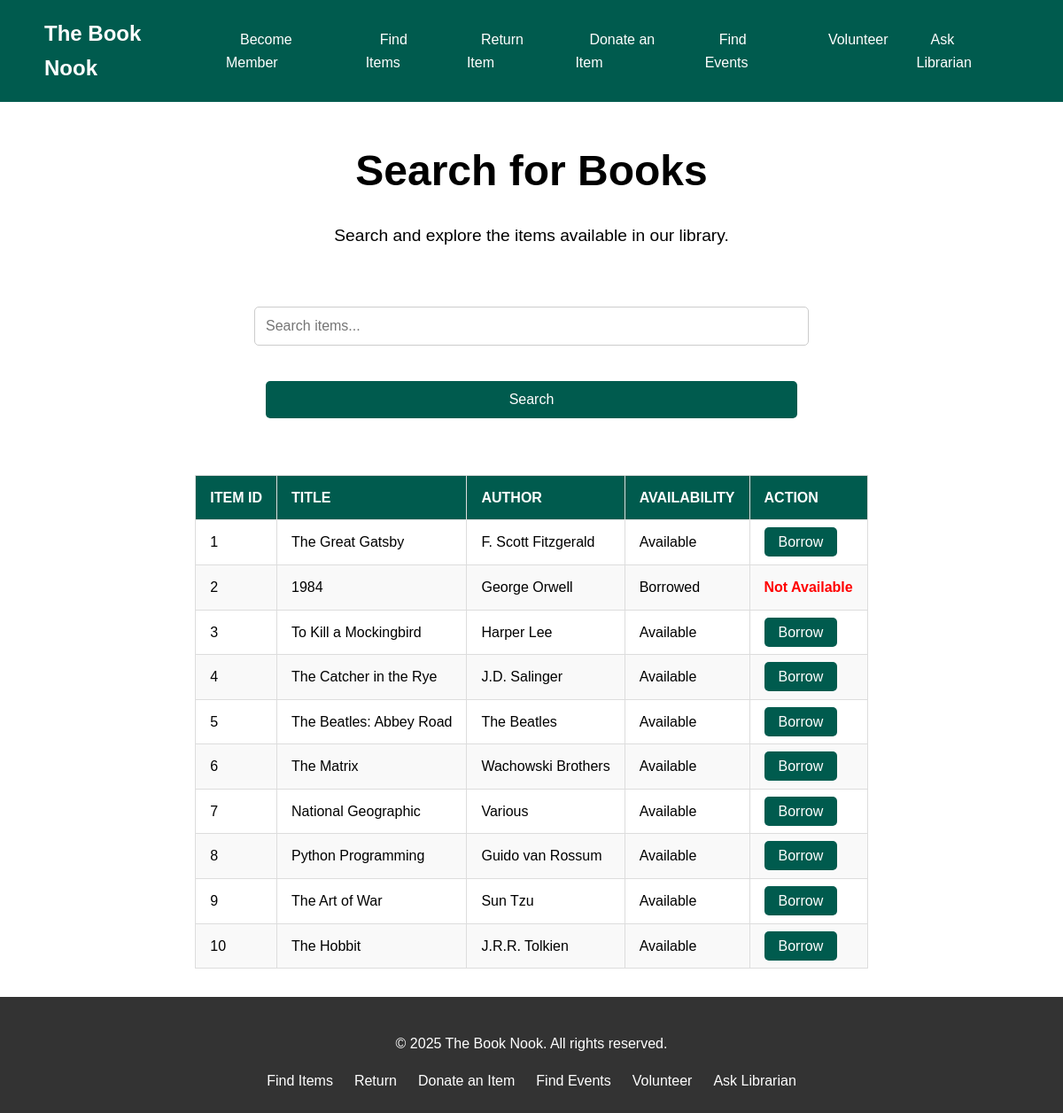
/items, run on the app's committed database.
### tables this page shows
CREATE TABLE library_items (
            item_id INTEGER PRIMARY KEY AUTOINCREMENT,
            title TEXT,
            author TEXT,
            item_type TEXT,
            format TEXT,
            genre TEXT,
            published_date TEXT,
            availability TEXT DEFAULT 'Available',
            is_future_item BOOLEAN DEFAULT 0,
            restriction INTEGER DEFAULT 0
        );

### app.py (the view)
@app.route('/items')
def list_items():
    search_query = request.args.get('q', '')
    conn = get_db_connection()
    c = conn.cursor()
    if search_query:
        c.execute(
            """
            SELECT * FROM library_items
            WHERE title LIKE ? OR author LIKE ?
            """,
            (f'%{search_query}%', f'%{search_query}%')
        )
    else:
        c.execute("SELECT * FROM library_items")
    items = c.fetchall()
    conn.close()
    return render_template('items.html', items=items, search_query=search_query)

### app.py (called while the page is built)
def get_db_connection():
    conn = sqlite3.connect(DATABASE)
    conn.row_factory = sqlite3.Row
    return conn

### templates/items.html
{% extends "base.html" %} {% block content %}
<section class="hero">
  <div class="container">
    <h1>Search for Books</h1>
    <p>Search and explore the items available in our library.</p>
  </div>
  <section class="messages">
    <div class="container">
      <form
        method="get"
        action="{{ url_for('list_items') }}"
        class="form-container"
      >
        <input
          type="text"
          name="q"
          placeholder="Search items..."
          value="{{ search_query }}"
          class="search-input"
        />
        <button type="submit" class="btn">Search</button>
      </form>
    </div>
  </section>
  <section class="items">
    <div class="container">
      <table class="styled-table">
        <thead>
          <tr>
            <th>Item ID</th>
            <th>Title</th>
            <th>Author</th>
            <th>Availability</th>
            <th>Action</th>
          </tr>
        </thead>
        <tbody>
          {% for item in items %}
          <tr>
            <td>{{ item.item_id }}</td>
            <td>{{ item.title }}</td>
            <td>{{ item.author }}</td>
            <td>{{ item.availability }}</td>
            <td>
              {% if item.availability == 'Available' %}
              <a
                href="{{ url_for('borrow_item', item_id=item.item_id) }}"
                class="btn"
                >Borrow</a
              >
              {% else %}
              <span class="not-available">Not Available</span>
              {% endif %}
            </td>
          </tr>
          {% endfor %}
        </tbody>
      </table>
    </div>
  </section>
</section>
{% endblock %}

### templates/base.html (shortened to what this page needs)
<!DOCTYPE html>
<html lang="en">
  <head>
    <link
      rel="stylesheet"
      href="{{ url_for('static', filename='styles.css') }}"
    />
    <link
      href="https://cdnjs.cloudflare.com/ajax/libs/font-awesome/6.0.0-beta3/css/all.min.css"
      rel="stylesheet"
    />
  </head>
  <body>
    <header>
      <nav class="navbar">
        <div class="container">
          <a href="{{ url_for('index')}}" class="logo">The Book Nook</a>
          <ul class="nav-links">
            <li>
              <a href="{{ url_for('add_customer') }}">Become Member</a>
            </li>
            <li><a href="{{ url_for('list_items') }}">Find Items</a></li>
            <li>
              <a href="{{ url_for('return_item') }}">Return Item</a>
            </li>
            <li><a href="{{ url_for('donate_item') }}">Donate an Item</a></li>
            <li><a href="{{ url_for('list_events') }}">Find Events</a></li>
            <li><a href="{{ url_for('volunteer') }}">Volunteer</a></li>
            <li><a href="{{ url_for('ask_librarian') }}">Ask Librarian</a></li>
          </ul>
        </div>
      </nav>
    </header>
    <main>{% block content %}{% endblock %}</main>
    <footer>
      <div class="container">
        <p>&copy; 2025 The Book Nook. All rights reserved.</p>
        <ul class="footer-links">
          <li><a href="{{ url_for('list_items') }}">Find Items</a></li>
          <li>
            <a href="{{ url_for('return_item') }}">Return</a>
          </li>
          <li><a href="{{ url_for('donate_item') }}">Donate an Item</a></li>
          <li><a href="{{ url_for('list_events') }}">Find Events</a></li>
          <li><a href="{{ url_for('volunteer') }}">Volunteer</a></li>
          <li><a href="{{ url_for('ask_librarian') }}">Ask Librarian</a></li>
        </ul>
      </div>
    </footer>
  </body>
</html>

### static/styles.css (style rules this page uses)
body { font-family: Arial, sans-serif; margin: 0; padding: 0; line-height: 1.6; }
header { background: #005b4e; color: #fff; padding: 1rem 0; }
.navbar .container { display: flex; justify-content: space-between; align-items: center; margin: 0 50px; }
.navbar .logo { font-size: 1.5rem; font-weight: bold; color: #fff; text-decoration: none; }
.navbar .nav-links { list-style: none; display: flex; gap: 1rem; }
.navbar .nav-links li a { color: #fff; text-decoration: none; padding: 0.5rem 1rem; transition: background 0.3s; }
.hero { display: flex; flex-direction: column; justify-content: center; color: #fff; min-height: 75vh; text-align: center; align-items: center; }
.hero h1 { font-size: 3rem; margin-bottom: 1rem; color: black; }
.hero p { font-size: 1.2rem; margin-bottom: 2rem; color: black; }
.hero .btn { background: #005b4e; color: #fff; padding: 0.75rem 1.5rem; text-decoration: none; border-radius: 5px; transition: background 0.3s; }
.form-container { display: flex; flex-direction: column; align-items: center; gap: 0.5rem; margin: 2rem auto; max-width: 600px; }
.form-container input, .form-container button { width: 100%; padding: 0.75rem; font-size: 1rem; border: 1px solid #ccc; border-radius: 5px; }
.form-container .btn { background: #005b4e; color: #fff; border: none; cursor: pointer; transition: background 0.3s; }
.search-input { padding: 0.75rem; font-size: 1rem; border: 1px solid #ccc; border-radius: 5px; width: calc(100% - 2rem); margin-bottom: 2rem; }
.styled-table { width: 100%; border-collapse: collapse; margin: 2rem 0; font-size: 1rem; text-align: left; color: black; }
.styled-table th, .styled-table td { padding: 0.75rem 1rem; border: 1px solid #ddd; }
.styled-table th { background-color: #005b4e; color: #fff; text-transform: uppercase; }
.styled-table tr:nth-child(even) { background-color: #f9f9f9; }
.styled-table .btn { background: #005b4e; color: #fff; padding: 0.5rem 1rem; text-decoration: none; border-radius: 5px; transition: background 0.3s; }
.styled-table .not-available { color: #ff0000; font-weight: bold; }
.messages { width: 100vw; }
footer { background: #333; color: #fff; text-align: center; padding: 1rem 0; }
footer { background: #333; color: #fff; text-align: center; padding: 1.5rem 0; }
footer .footer-links { list-style: none; padding: 0; margin: 1rem 0 0; display: flex; justify-content: center; gap: 1.5rem; }
footer .footer-links li { display: inline; }
footer .footer-links a { color: #fff; text-decoration: none; transition: color 0.3s; }

### data on the page
library_items: item_id "1", title "The Great Gatsby", author "F. Scott Fitzgerald", availability "Available"
library_items: item_id "2", title "1984", author "George Orwell", availability "Borrowed", shows "Not Available"
library_items: item_id "3", title "To Kill a Mockingbird", author "Harper Lee", availability "Available"
library_items: item_id "4", title "The Catcher in the Rye", author "J.D. Salinger", availability "Available"
library_items: item_id "5", title "The Beatles: Abbey Road", author "The Beatles", availability "Available"
library_items: item_id "6", title "The Matrix", author "Wachowski Brothers", availability "Available"
library_items: item_id "7", title "National Geographic", author "Various", availability "Available"
library_items: item_id "8", title "Python Programming", author "Guido van Rossum", availability "Available"
library_items: item_id "9", title "The Art of War", author "Sun Tzu", availability "Available"
library_items: item_id "10", title "The Hobbit", author "J.R.R. Tolkien", availability "Available"
